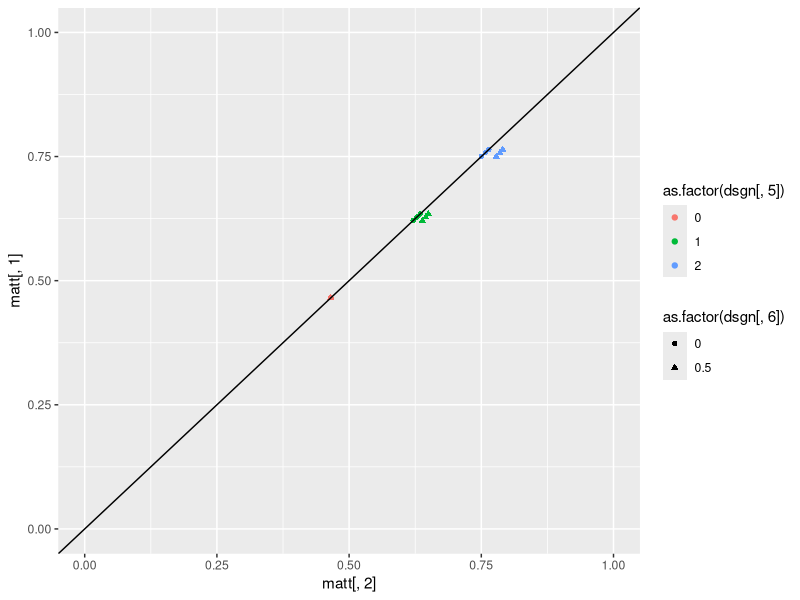
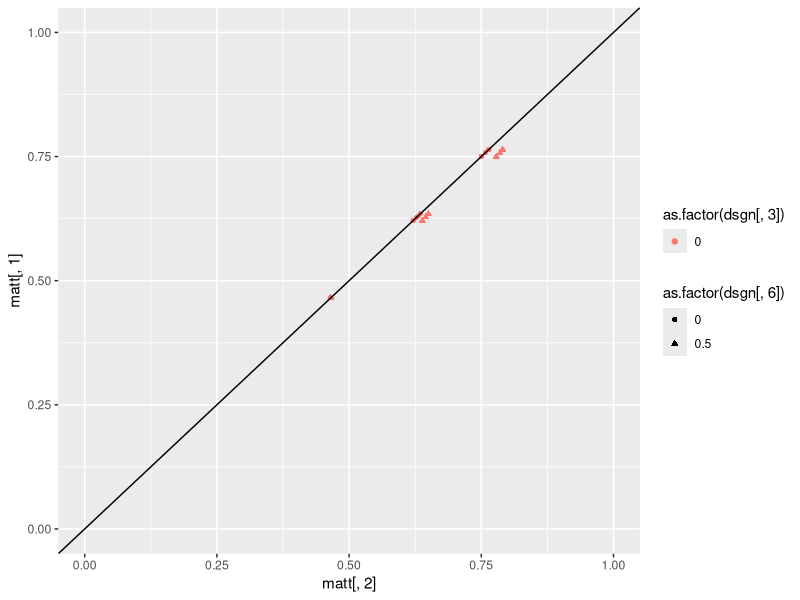

Generate these figures, in order, with R: (Note: this script raises an error after producing the figures.)
####
# This code sets determines how different parameter settings influence diff= P(y2=1|X1=X2=1)-P(y2=1|X1=X2=0)
#
#

# 1 to be determined
# 2 no effect (good at zero)
# 3 must be zero
# 4 ==0.5 (high)
# 5 ==2    (high)
# 6 ==0    (zero)
# 7 ==0.5 (high)

######################################################################## Design of experiment
lvls <- list(NA)

fixlev<-c(0,0.5)  # levels for not interesting parameters
#seqlev<-round(seq(0,4,0.3333),3)  # levels for  interesting parameters
seqlev<-c(0,1,2) # levels for  interesting parameters

lvls[[1]] <- c(0,0.5,1)

lvls[[2]] <- c(0)

lvls[[3]] <- c(0) 

lvls[[4]] <- c(0,0.5,1) 

lvls[[5]] <- c(0, 1, 2)

lvls[[6]] <-c(0,0.5)

lvls[[7]] <- c(0,0.5,1)

lvls[[8]] <- c(0)

lvls[[9]] <- c(0)

lvls[[10]] <- c(0)

lvls[[11]] <- 0.5

interceptc<-(0)  # intercept for C1 and C2
intercepty<-(-1)   # intercept for Y1 and Y2
intercepth<-(-1)  #intercept for H
interceptz<-0.5
interceptx<-0.5

### factorial design
dsgn <- as.matrix(expand.grid(lvls[[1]], lvls[[2]], lvls[[3]], lvls[[4]], lvls[[5]], lvls[[6]], lvls[[7]], lvls[[8]], lvls[[9]], lvls[[10]], lvls[[11]]))
dim(dsgn)

######################################################################## CALCULATE TRUE VALUES OF diff
				matt <- matrix(0, dim(dsgn)[1], 2)

for (i in c(1:dim(dsgn)[1])) {
truetheta11 <- 0
kk <- 1
individual <- matrix(0, 8, 8)

 myH<-0
 myZ<-0
 myX1<-1
 myX2<-1
    for (c2i in 0:1) {
        for (y1i in 0:1) {
            for (c1i in 0:1) {
                individual[kk, 1:3] <- c(y1i, c1i, c2i)
 
                # P(C1=1 or =0)
                pc1<-1/(1+exp(-(interceptc )))
                aa <- (as.numeric(c1i == 1) * (pc1) + as.numeric(c1i == 0) * (1-pc1))

                # P(Y1=1 or =0|C1,X1)
                py1<-1/(1+exp(-(intercepty + dsgn[i, 5]*c1i + dsgn[i, 3]*myX1 + dsgn[i, 8]*myH)))
                bb <- as.numeric(y1i == 1) * (py1) + as.numeric(y1i == 0) * (1 - py1)

                # P(C2=1 or =0|C1,X1)
                pc2<-(1/(1+exp(-(interceptc + dsgn[i, 4]*c1i + dsgn[i, 6]*myX1))))
                cc <- as.numeric(c2i == 1) * (pc2)  + as.numeric(c2i == 0)*(1-pc2)
                
                # P(Y2=1|C2,X2,Y1)
                dd <- (as.numeric(y1i == 1) * 1 + as.numeric(y1i == 0) * ( (1/(1+exp(-(intercepty+dsgn[i, 9]*myZ + dsgn[i, 5]*c2i + dsgn[i, 3]*myX2 + dsgn[i, 8]*myH)))) ))                

                individual[kk, 5:8] <- c(aa, bb, cc, dd)
		
                # Product
                individual[kk, 4] <- aa * bb * cc * dd
                truetheta11 <- truetheta11 + individual[kk, 4]   

                kk <- kk + 1
            }
        }
    }
    
    
    
    truetheta00<- 0
    kk <- 1
    individual <- matrix(0, 8, 8)
    myH<-0
    myZ<-0
    myX1<-0
    myX2<-0

    for (c2i in 0:1) {
        for (y1i in 0:1) {
            for (c1i in 0:1) {
                individual[kk, 1:3] <- c(y1i, c1i, c2i)
 
                # P(C1=1 or =0)
                pc1<-1/(1+exp(-(interceptc )))
                aa <- (as.numeric(c1i == 1) * (pc1) + as.numeric(c1i == 0) * (1-pc1))

                # P(Y1=1 or =0|C1,X1)
                py1<-1/(1+exp(-(intercepty + dsgn[i, 5]*c1i + dsgn[i, 3]*myX1 + dsgn[i, 8]*myH)))
                bb <- as.numeric(y1i == 1) * (py1) + as.numeric(y1i == 0) * (1 - py1)

                # P(C2=1 or =0|C1,X1)
                pc2<-(1/(1+exp(-(interceptc + dsgn[i, 4]*c1i + dsgn[i, 6]*myX1))))
                cc <- as.numeric(c2i == 1) * (pc2)  + as.numeric(c2i == 0)*(1-pc2)
                
                # P(Y2=1|C2,X2,Y1)
                dd <- (as.numeric(y1i == 1) * 1 + as.numeric(y1i == 0) * ( (1/(1+exp(-(intercepty+dsgn[i, 9]*myZ + dsgn[i, 5]*c2i + dsgn[i, 3]*myX2 + dsgn[i, 8]*myH)))) ))                

                individual[kk, 5:8] <- c(aa, bb, cc, dd)
            

                # Product
                individual[kk, 4] <- aa * bb * cc * dd
                truetheta00 <- truetheta00 + individual[kk, 4]
                
                kk <- kk + 1
            }
        }
    }
  
    matt[i, ] <- c(truetheta00, truetheta11)
    print(i/dim(dsgn)[1])
}
######################################################################## 

library(ggplot2)
# Marginal probabilities of y2:
colMeans(matt)

diff<-round(matt[,2]-matt[,1],5)
summary(diff)

plot1<-qplot(matt[,2],matt[,1],  color=as.factor(dsgn[,5]), shape=as.factor(dsgn[,6]), ylim=c(0,1), xlim=c(0,1))+geom_abline(slope=1,intercept=0)
plot2<-qplot(matt[,2],matt[,1],  color=as.factor(dsgn[,3]), shape=as.factor(dsgn[,6]), ylim=c(0,1), xlim=c(0,1))+geom_abline(slope=1,intercept=0)
grid.arrange(plot1, plot2, ncol=1)

# Plots of interest:

#Theta3 has noticiable effect
qplot(dsgn[,3]+(dsgn[,6])/20, diff,  color=as.factor(dsgn[,5]), shape=as.factor(dsgn[,4]))

# Theta5 and Theta6 also have effect
qplot(dsgn[,5]+(dsgn[,6])/20, diff,  color=as.factor(dsgn[,3]), shape=as.factor(dsgn[,4]))
qplot(dsgn[,6]+(dsgn[,5])/20, diff,  color=as.factor(dsgn[,3]), shape=as.factor(dsgn[,4]))

######################################################################
mod1<-glm(diff~dsgn[,c(1:7,11)] + .*.*.,data=data.frame(dsgn[,c(1:7,11)]), family="binomial")
summary(mod1)
summary(mod1)$coefficients[summary(mod1)$coefficients[,4]<0.99,]


######################################################################## 






######################################################################## 
ppp <- 1
est <- matrix(0, dim(dsgn)[1], 2)
kkk <- 1
result <- matrix(0, dim(dsgn)[1], 2)
numsim <- 50  ### number of datasets generated under each scenario
Bayesresult <- matrix(0, dim(dsgn)[1] * numsim, 10)
n <- 200  ### size of each dataset
set.seed(13)  ### for reproducibility
seedlist <- sample(1:250000, size = numsim)

######################################################################## 
simdatasum<-matrix(0,dim(dsgn)[1],8)
colnames(simdatasum)<-c( "H",     "Z",    "C1",    "X1",    "C2",    "Y1",    "X2",    "Y2") 
for (i in c(1:dim(dsgn)[1])) {
    ### loop over datasets
    for (j in 1:numsim) {
        print(c(i, j))
        
#        set.seed(seedlist[j])

        H <- rbinom(n, size = 1, prob = (1/(1+exp(-(intercepth)))) )
        Z<-rbinom(n, 1, (1/(1+exp(-(interceptz + dsgn[i, 10]*H)))) )
        C1 <- rbinom(n, size = 1, prob = (1/(1+exp(-(interceptc)))) )
        X1<- rbinom(n, 1, (1/(1+exp(-(interceptx + dsgn[i, 1]*C1 + dsgn[i, 2]*H)))) ) 
        C2 <-rbinom(n, 1, (1/(1+exp(-(interceptc + dsgn[i, 4]*C1 + dsgn[i, 6]*X1)))) )         
        Y1 <-rbinom(n, 1, (1/(1+exp(-(intercepty + dsgn[i, 5]*C1 + dsgn[i, 3]*X1 + dsgn[i, 8]*H)))) ) 
        X2 <-rbinom(n, 1, (1/(1+exp(-(interceptx + dsgn[i, 1]*C2  + dsgn[i, 2]*H + dsgn[i, 7]*Y1 + dsgn[i, 9]*Z + dsgn[i, 11]*X1)))) )
        Y2 <- rep(1, n)  
        Y2[Y1 == 0]<-rbinom(length(Y2[Y1 == 0]), 1, (1/(1+exp(-(intercepty + dsgn[i, 9]*Z + dsgn[i, 5]*C2 + dsgn[i, 3]*X2 + dsgn[i, 8]*H)))) )     
        simdata <- data.frame(H,Z,C1,X1,C2,Y1,X2,Y2)
simdatasum[i,]<-colMeans(simdata)
        print(colMeans(simdata))

######################################################################## 
# ## BAYESIAN APPROACH WITHOUT Y1 (uniform priors):
        HprobB <- function(h, nm = 1) {
            ss <- sum(simdata$H)
            nn <- length(simdata$H)
            pp <- (rbeta(nm, (ss + 1), (nn - ss + 1)))
            if (h == 0) {
                return(1 - as.numeric(pp))
            }
            if (h == 1) {
                return(as.numeric(pp))
            }
        }
        
        
        C1probB <- function(h, c1, nm = 1) {
            ss <- sum(simdata$C1[simdata$H == h])
            nn <- length(simdata$C1[simdata$H == h])
            pp <- (rbeta(nm, (ss + 1), (nn - ss + 1)))
            if (c1 == 0) {
                return(1 - as.numeric(pp))
            }
            if (c1 == 1) {
                return(as.numeric(pp))
            }
        }
        
        C2probB <- function(h, c2, c1, x1, nm = 1) {
            ss <- sum(simdata$C2[simdata$H == h & simdata$C1 == c1 & simdata$X1 == x1])
            nn <- length(simdata$C2[simdata$H == h & simdata$C1 == c1 & simdata$X1 == x1])
            pp <- (rbeta(nm, (ss + 1), (nn - ss + 1)))
            if (c2 == 0) {
                return(1 - as.numeric(pp))
            }
            if (c2 == 1) {
                return(as.numeric(pp))
            }
        }
        
        Y2probB <- function(h, y2, c1, c2, x1, x2, nm = 1) {
            ss <- sum(simdata$Y2[simdata$H == h & simdata$C2 == c2 & simdata$X2 == x2 & simdata$C1 == c1 & simdata$X1 == x1])
            nn <- length(simdata$Y2[simdata$H == h & simdata$C2 == c2 & simdata$X2 == x2 & simdata$C1 == c1 & 
                simdata$X1 == x1])
            pp <- (rbeta(nm, (ss + 1), (nn - ss + 1)))
            if (y2 == 0) {
                return(1 - as.numeric(pp))
            }
            if (y2 == 1) {
                return(as.numeric(pp))
            }
        }
        
        
        nB <- 500
        sumtheta11B <- 0
        sumtheta00B <- 0
        for (c2i in 0:1) {
            for (c1i in 0:1) {
                for (hi in 0:1) {
                  
                  sumtheta11B <- sumtheta11B + HprobB(h = hi, nB) * C1probB(h = hi, c1 = c1i, nm = nB) * 
                  C2probB(h = hi,   c2 = c2i, c1 = c1i, x1 = 1, nm = nB) * 
                  Y2probB(h = hi, y2 = 1, c1 = c1i, c2 = c2i, x1 = 1,  x2 = 1, nm = nB)
                  
                  sumtheta00B <- sumtheta00B + HprobB(h = hi, nB) * C1probB(h = hi, c1 = c1i, nm = nB) * C2probB(h = hi, 
                    c2 = c2i, c1 = c1i, x1 = 0, nm = nB) * Y2probB(h = hi, y2 = 1, c1 = c1i, c2 = c2i, x1 = 0, 
                    x2 = 0, nm = nB)
                  
                }
            }
        }
        
        sumtheta00Bvec <- sumtheta00B
        sumtheta11Bvec <- sumtheta11B


########################



######################################################################## 
# ## BAYESIAN APPROACH WITHOUT Y1 (uniform priors) MODIFIED
        HprobB <- function(h, nm = 1) {
            ss <- sum(simdata$H)
            nn <- length(simdata$H)
            pp <- (rbeta(nm, (ss + 1), (nn - ss + 1)))
            if (h == 0) {
                return(1 - as.numeric(pp))
            }
            if (h == 1) {
                return(as.numeric(pp))
            }
        }
        
        
        C1probB <- function(h, c1, nm = 1) {
            ss <- sum(simdata$C1[simdata$H == h])
            nn <- length(simdata$C1[simdata$H == h])
            pp <- (rbeta(nm, (ss + 1), (nn - ss + 1)))
            if (c1 == 0) {
                return(1 - as.numeric(pp))
            }
            if (c1 == 1) {
                return(as.numeric(pp))
            }
        }
        
        C2probB <- function(h, c2, c1, x1, nm = 1) {
            ss <- sum(simdata$C2[simdata$H == h & simdata$C1 == c1 & simdata$X1 == x1])
            nn <- length(simdata$C2[simdata$H == h & simdata$C1 == c1 & simdata$X1 == x1])
            pp <- (rbeta(nm, (ss + 1), (nn - ss + 1)))
            if (c2 == 0) {
                return(1 - as.numeric(pp))
            }
            if (c2 == 1) {
                return(as.numeric(pp))
            }
        }
        
        Y2probB <- function(h, y2, c2, x2, nm = 1) {
            ss <- sum(simdata$Y2[simdata$H == h & simdata$C2 == c2 & simdata$X2 == x2])
            nn <- length(simdata$Y2[simdata$H == h & simdata$C2 == c2 & simdata$X2 == x2])
            pp <- (rbeta(nm, (ss + 1), (nn - ss + 1)))
            if (y2 == 0) {
                return(1 - as.numeric(pp))
            }
            if (y2 == 1) {
                return(as.numeric(pp))
            }
        }
        
        
        nB <- 500
        sumtheta11B <- 0
        sumtheta00B <- 0
        for (c2i in 0:1) {
            for (c1i in 0:1) {
                for (hi in 0:1) {
                  
                  sumtheta11B <- sumtheta11B + HprobB(h = hi, nB) * C1probB(h = hi, c1 = c1i, nm = nB) * 
                  C2probB(h = hi,   c2 = c2i, c1 = c1i, x1 = 1, nm = nB) * 
                  Y2probB(h = hi, y2 = 1, c2 = c2i,  x2 = 1, nm = nB)
                  
                  sumtheta00B <- sumtheta00B + HprobB(h = hi, nB) * C1probB(h = hi, c1 = c1i, nm = nB) * C2probB(h = hi, 
                    c2 = c2i, c1 = c1i, x1 = 0, nm = nB) *
                     Y2probB(h = hi, y2 = 1, c2 = c2i, x2 = 0, nm = nB)
                  
                }
            }
        }
        
        sumtheta00BvecMOD <- sumtheta00B
        sumtheta11BvecMOD <- sumtheta11B


########################


# ################################################################
# ## BAYESIAN APPROACH WITH Y1 (uniform priors):

C1probB<-function(c1,nm=1){
ss<-sum(simdata$C1)
nn<-length(simdata$C1)
pp<-(rbeta(nm,(ss+1),(nn-ss+1)))
if(c1==0){return(1-as.numeric(pp))}
if(c1==1){return(as.numeric(pp))}}

Y1probB<-function(y1,c1,x1,nm=1){
ss<-sum(simdata$Y1[simdata$X1==x1 & simdata$C1==c1])
nn<-length(simdata$Y1[simdata$X1==x1 & simdata$C1==c1])
pp<-(rbeta(nm,(ss+1),(nn-ss+1)))
if(y1==0){return(1-as.numeric(pp))}
if(y1==1){return(as.numeric(pp))}}

C2probB<-function(c2,c1,x1,nm=1){
ss<-sum(simdata$C2[simdata$C1==c1 & simdata$X1==x1])
nn<-length(simdata$C2[simdata$C1==c1 & simdata$X1==x1])
pp<-(rbeta(nm,(ss+1),(nn-ss+1)))
if(c2==0){return(1-as.numeric(pp))}
if(c2==1){return(as.numeric(pp))}}

Y2probB<-function(y2,c2,x2,y1,nm=1){
ss<-sum(simdata$Y2[simdata$C2==c2 & simdata$X2==x2 & simdata$Y1==y1])
nn<-length(simdata$Y2[simdata$C2==c2 & simdata$X2==x2 & simdata$Y1==y1])
pp<-(rbeta(nm,(ss+1),(nn-ss+1)))
if(y2==0){return(1-as.numeric(pp))}
if(y2==1){return(as.numeric(pp))}}

nB<-200
# Integrate over the values of C1 and C2: Prob(Y2=1 | X1=1 and X2=1)
sumtheta11B<-0
sumtheta00B<-0
for(c2i in 0:1){
for(y1i in 0:1){
for(c1i in 0:1){
sumtheta11B<-sumtheta11B+C1probB(c1=c1i,nm=nB)*Y1probB(y1=y1i,c1=c1i,x1=1,nm=nB)*C2probB(c2=c2i,c1=c1i,x1=1,nm=nB)*Y2probB(y2=1,c2=c2i,x2=1,y1=y1i,nm=nB)
sumtheta00B<-sumtheta00B +C1probB(c1=c1i,nm=nB)*Y1probB(y1=y1i,c1=c1i,x1=0,nm=nB)*C2probB(c2=c2i,c1=c1i,x1=0,nm=nB)*Y2probB(y2=1,c2=c2i,x2=0,y1=y1i,nm=nB)
}}}

sumtheta00BvecY1<-sumtheta00B
sumtheta11BvecY1<-sumtheta11B





#one-sided p-values:
        Bpval <- 1 - mean((sumtheta11Bvec - sumtheta00Bvec) > 0)
        BpvalY1<-1-mean((sumtheta11BvecY1-sumtheta00BvecY1)>0)
        BpvalMOD<-1-mean((sumtheta11BvecMOD-sumtheta00BvecMOD)>0)
        Hpval <- (1-pnorm((summary(glm(Y2 ~ H, data = simdata, family = "binomial"))$coefficients[2, 3])))
        print(Bpval)
        print(Hpval)
        Bayesresult[kkk, ] <- c(i, j, c(1, 1), mean(sumtheta00Bvec), mean(sumtheta11Bvec), Bpval, Hpval, BpvalY1, BpvalMOD)
        kkk <- kkk + 1
    }
}

######################################################################## 


alpha<-0.1
AA <- Bayesresult
Bayesresult <- AA


power <- matrix(0, dim(dsgn)[1], 4)
for (i in (dim(dsgn)[1]:1)) {
    power[i, ] <- c(i, mean(Bayesresult[Bayesresult[, 1] == i, ][, 7] <= alpha), mean(Bayesresult[Bayesresult[, 
        1] == i, ][, 8] <= alpha), mean(Bayesresult[Bayesresult[,1] == i, ][, 9] <= alpha))
}




require(gridExtra)
plot1 <- qplot(diff,    power[, 2], col = as.factor(dsgn[, 3]), shape=as.factor(dsgn[, 5]), ylim=c(0,1))+geom_abline(slope=0,intercept=alpha)+  geom_jitter(width = 0.05, height = 0)+ggtitle("Power: g-comp|H")
plot2 <- qplot(diff,    power[, 3], col = as.factor(dsgn[, 2]), shape=as.factor(dsgn[, 3]), ylim=c(0,1))+geom_abline(slope=0,intercept=alpha)+  geom_jitter(width = 0.05, height = 0)+ggtitle("Power: Instrumental Variable")
grid.arrange(plot1, plot2, ncol=1) 

nullpower<-power[diff==0,]



require(gridExtra)
plot1 <- qplot((dsgn[, 5][diff==0]),    nullpower[, 2], col = as.factor(dsgn[, 1][diff==0]), shape=as.factor(dsgn[, 6][diff==0]), ylim=c(0,1))+geom_abline(slope=0,intercept=alpha)+  geom_jitter(width = 0.2, height = 0)
plot2 <- qplot((dsgn[, 5][diff==0]),    nullpower[, 3], col = as.factor(dsgn[, 1][diff==0]), shape=as.factor(dsgn[, 6][diff==0]), ylim=c(0,1))+geom_abline(slope=0,intercept=alpha)+  geom_jitter(width = 0.2, height = 0)
grid.arrange(plot1, plot2, ncol=1)


# nullpower1 <-nullpower
# dsgn1<-dsgn

# 1 to be determined
# 2 no effect (good at zero)
# 3 must be zero
# 4 ==0.5 (high)
# 5 ==2    (high)
# 6 ==0    (zero)
# 7 ==0.5 (high)